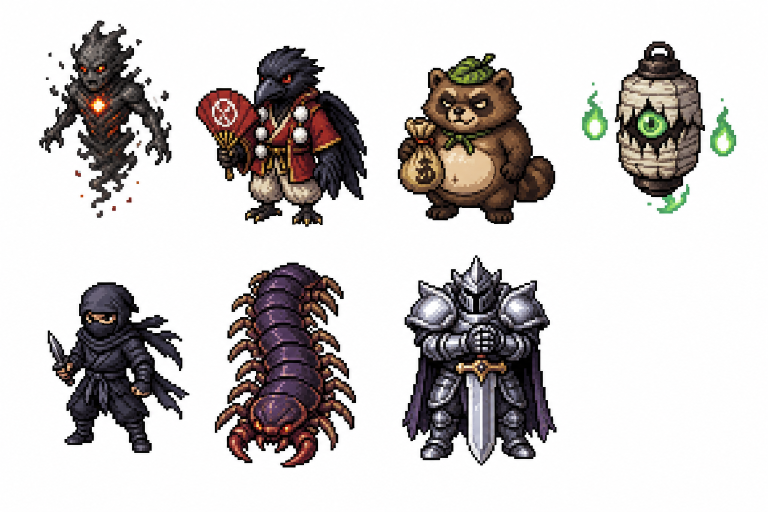
#> input picture art_raw/ChatGPT Image 2026年8月19日 下午08_43_10.png, 1536 x 1024 px (shown at 1/2 size); its folder holds 2 pictures in this run
$ python make_demo_media.py ../art_raw out.png
#> lines starting #> are read from the running program, lines starting #| are printed output that depends on the picture
#!/usr/bin/env python3
"""
把 play_demo.gd 錄下的逐回合畫面組成動畫 GIF 與接觸表。

用法：
    python3 tools/make_demo_media.py <frames_dir> <out_dir> [--key 0,4,17,...]

GIF 是回合制遊戲最適合的展示格式 —— 每一格就是一個回合，
播放速度直接反映「玩家按一次、世界動一次」的節奏。
"""

import argparse
import os
import sys
from PIL import Image


def load_frames(src: str):
    names = sorted(f for f in os.listdir(src) if f.endswith(".png"))
    if not names:
        sys.exit("找不到任何 PNG：%s" % src)
    return [(n, os.path.join(src, n)) for n in names]


def build_gif(frames, out_path: str, scale: float, fps: float, max_colors: int):
#> called with out_path = 'out.png/gameplay.gif', scale = 0.5, fps = 7, max_colors = 96
    imgs = []
    for _, path in frames:
        im = Image.open(path).convert("RGB")
#> im is the input picture: PIL image 1536x1024 RGB; mean R, G, B 203.3, 199.4, 198.5
        w, h = im.size
#> w = 1536; h = 1024
        im = im.resize((int(w * scale), int(h * scale)), Image.NEAREST)
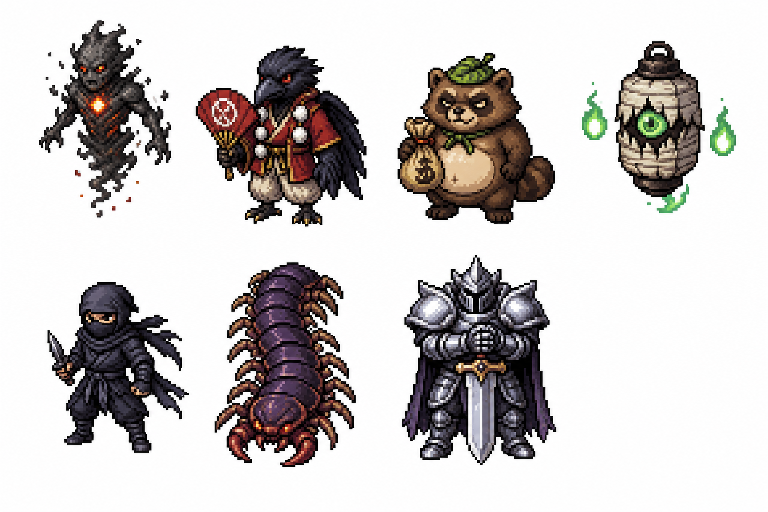
#> im: PIL image 768x512 RGB; mean R, G, B 203.2, 199.4, 198.4
        # NEAREST 而非 LANCZOS：這是像素網格畫面，插值只會把格線糊掉
        imgs.append(im.quantize(colors=max_colors, method=Image.MEDIANCUT))
#> pass 2 of the loop in build_gif, `for _, path in frames:`:
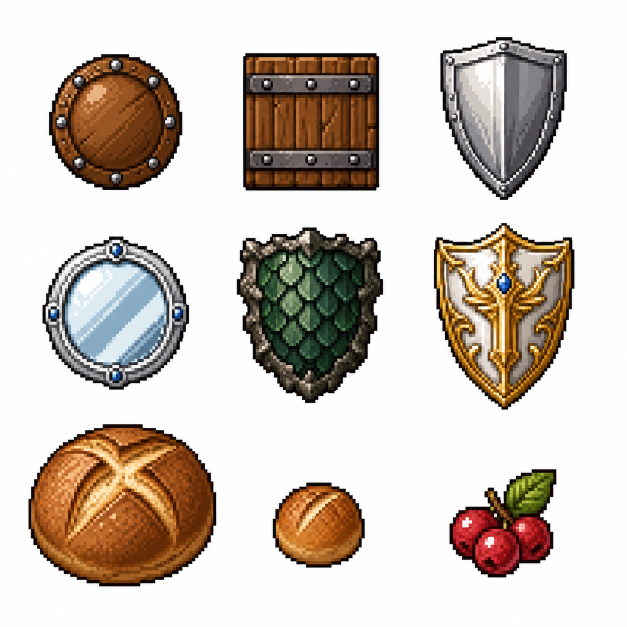
#> input picture art_raw/ChatGPT Image 2026年8月19日 下午08_44_13.png, 1254 x 1254 px (shown at 1/2 size)
#> in build_gif, im is the input picture: PIL image 1254x1254 RGB; mean R, G, B 206.3, 196.1, 187.2
#> in build_gif, `im = im.resize((int(w * scale), int(h * scale)), Image.NEAREST)`:
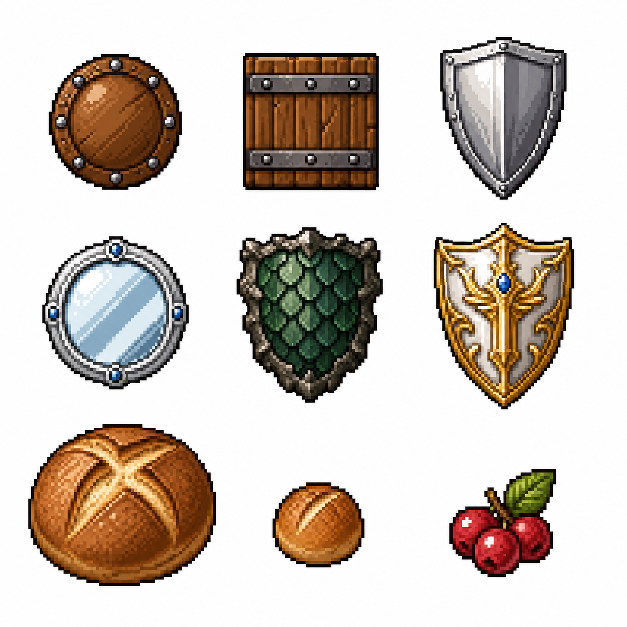
#> im: PIL image 627x627 RGB; mean R, G, B 206.4, 196.2, 187.3

    duration = int(1000.0 / fps)
    imgs[0].save(
        out_path,
        save_all=True,
        append_images=imgs[1:],
        duration=duration,
        loop=0,
        optimize=True,
        disposal=2,
    )
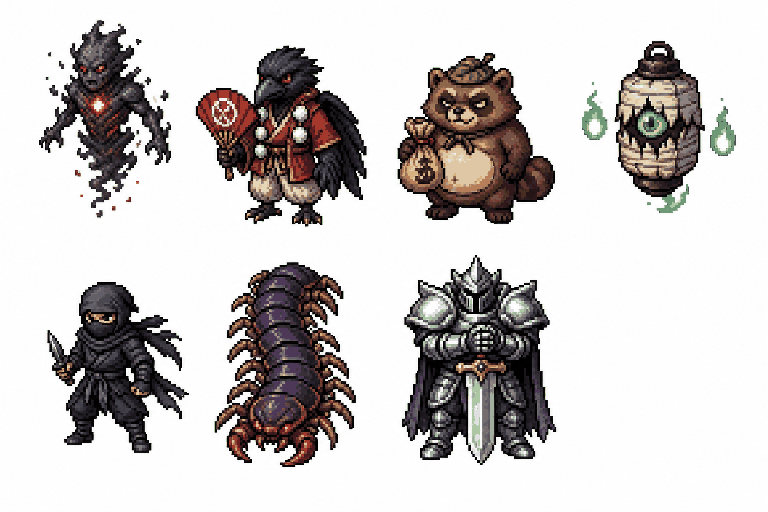
#> saved as gameplay.gif: PIL image 768x512 P; mean R, G, B 203.3, 199.4, 198.6
    return out_path


def build_contact_sheet(frames, indices, out_path: str, cols: int, cell_w: int):
    picked = []
    for i in indices:
        if 0 <= i < len(frames):
            picked.append(frames[i][1])
    if not picked:
        return None

    sample = Image.open(picked[0])
    ratio = sample.size[1] / sample.size[0]
    cell_h = int(cell_w * ratio)
    rows = (len(picked) + cols - 1) // cols
    pad = 6

    sheet = Image.new(
        "RGB",
        (cols * cell_w + (cols + 1) * pad, rows * cell_h + (rows + 1) * pad),
        (18, 18, 22),
    )
    for idx, path in enumerate(picked):
        im = Image.open(path).convert("RGB").resize((cell_w, cell_h), Image.NEAREST)
        r, c = divmod(idx, cols)
        sheet.paste(im, (pad + c * (cell_w + pad), pad + r * (cell_h + pad)))
    sheet.save(out_path)
    return out_path


def main() -> None:
    ap = argparse.ArgumentParser()
    ap.add_argument("src")
    ap.add_argument("out")
    ap.add_argument("--key", default="")
    ap.add_argument("--scale", type=float, default=0.5)
    ap.add_argument("--fps", type=float, default=7.0)
    ap.add_argument("--colors", type=int, default=96)
    ap.add_argument("--cols", type=int, default=3)
    ap.add_argument("--cell", type=int, default=420)
    args = ap.parse_args()

    os.makedirs(args.out, exist_ok=True)
    frames = load_frames(args.src)
    print("讀入 %d 張畫面" % len(frames))

    gif = build_gif(
        frames, os.path.join(args.out, "gameplay.gif"),
        args.scale, args.fps, args.colors)
    print("GIF  : %s（%.1f MB）" % (gif, os.path.getsize(gif) / 1e6))

    if args.key:
        idxs = [int(x) for x in args.key.split(",") if x.strip()]
        sheet = build_contact_sheet(
            frames, idxs, os.path.join(args.out, "moments.png"),
            args.cols, args.cell)
        if sheet:
            print("接觸表: %s（%.1f MB）" % (sheet, os.path.getsize(sheet) / 1e6))


if __name__ == "__main__":
    main()
